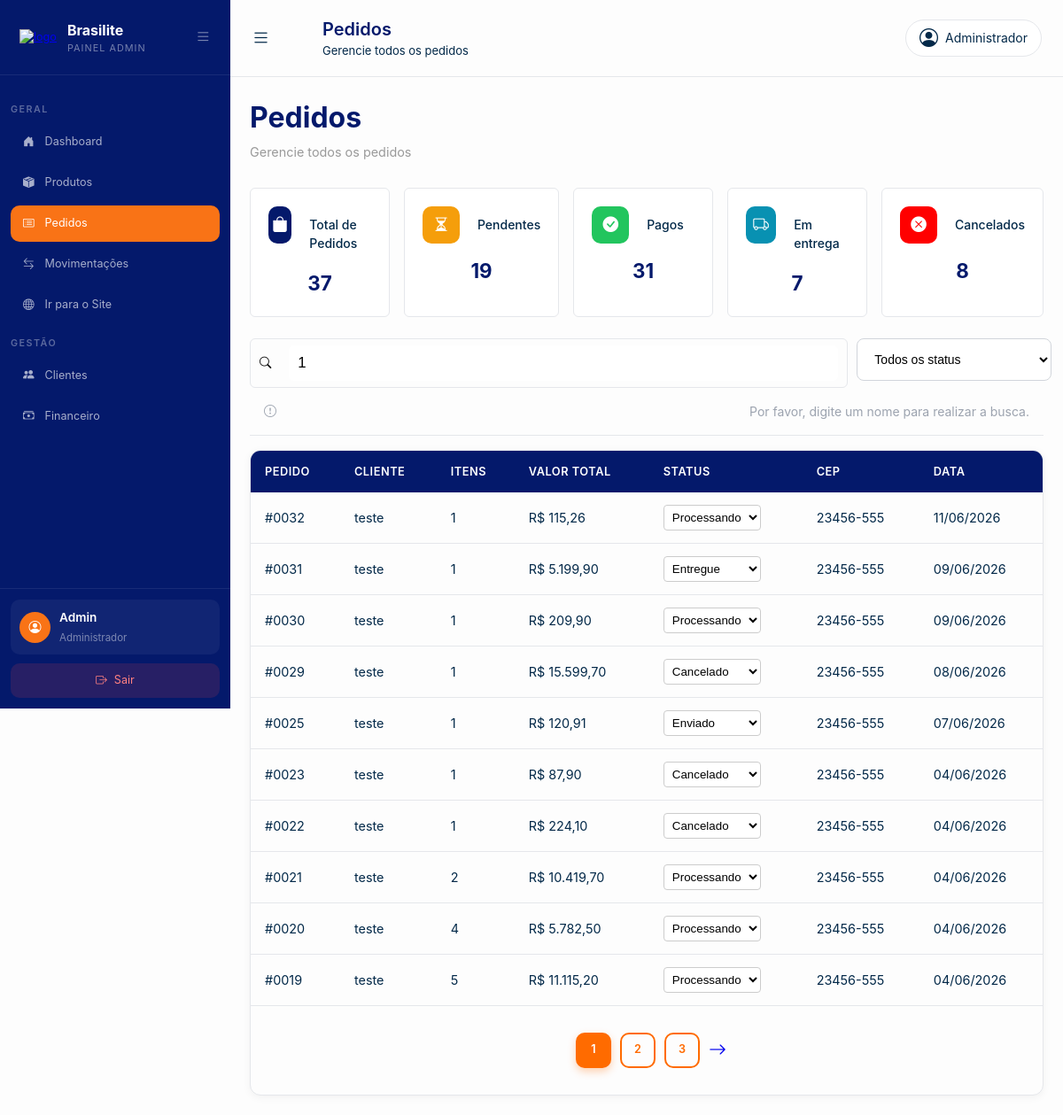
/Dashboard/pedidos.php?busca=1, run on the app's committed database.
### tables this page shows
CREATE TABLE `pedido` (
  `id_pedido` int(11) NOT NULL,
  `idPagamento` int(11) DEFAULT NULL,
  `idUsuario` int(11) NOT NULL,
  `status_pedido` enum('processando','enviado','entregue','cancelado') NOT NULL DEFAULT 'processando',
  `data_entrega` datetime NOT NULL DEFAULT current_timestamp(),
  `codigo_rastreio` varchar(50) DEFAULT NULL
);

CREATE TABLE `usuario` (
  `id_usuario` int(11) NOT NULL,
  `nome` varchar(150) NOT NULL,
  `email` varchar(100) NOT NULL,
  `senha` varchar(255) NOT NULL,
  `perfil_usuario` enum('cliente','admin') NOT NULL DEFAULT 'cliente',
  `cpf` varchar(14) NOT NULL,
  `telefone` varchar(20) DEFAULT NULL,
  `cep` varchar(9) DEFAULT NULL,
  `estado` char(2) DEFAULT NULL,
  `cidade` varchar(100) DEFAULT NULL,
  `bairro` varchar(100) DEFAULT NULL,
  `numero` varchar(20) DEFAULT NULL,
  `data_cadastro` date NOT NULL DEFAULT current_timestamp()
);

CREATE TABLE `pagamento` (
  `id_pagamento` int(11) NOT NULL,
  `idCarrinho` int(11) NOT NULL,
  `idUsuario` int(11) NOT NULL,
  `forma_pagamento` enum('pix','cartao','boleto') NOT NULL,
  `status_pagamento` enum('pendente','pago','cancelado') NOT NULL DEFAULT 'pendente',
  `valor_total` decimal(10,2) NOT NULL,
  `data_pagamento` datetime NOT NULL DEFAULT current_timestamp()
);

### Dashboard/pedidos.php (the view, shortened to what this page needs)
<?php
require_once '../Crud/crud.php';
$busca        = $_GET['busca'] ?? '';
$statusFiltro = $_GET['status'] ?? '';
$id_filtrado  = $_GET['id_filtrado'] ?? null;
$pesquisa = isset($_GET['pesquisa']) ? trim($_GET['pesquisa']) : '';
$limite      = 10;
$paginaAtual = isset($_GET['pagina']) ? $_GET['pagina'] : 1;
$sqlBase = "
FROM pedido ped
INNER JOIN usuario u ON u.id_usuario = ped.idUsuario
LEFT JOIN pagamento pag ON pag.id_pagamento = ped.idPagamento
LEFT JOIN item_pedido ip ON ip.idPedido = ped.id_pedido
LEFT JOIN item_carrinho ic ON ic.id_item_carrinho = ip.idItem_Carrinho
LEFT JOIN produto p ON p.id_produto = ic.idProduto
WHERE 1=1
";
if (!empty($busca)) {
    $sqlBase .= "
    AND (
        ped.id_pedido LIKE '%$busca%'
        OR u.nome LIKE '%$busca%'
        OR u.cep LIKE '%$busca%'
        OR p.nome_produto LIKE '%$busca%'
        OR p.sku LIKE '%$busca%'
        OR p.marca LIKE '%$busca%'
    )";
}
$sqlTotal       = "SELECT COUNT(DISTINCT ped.id_pedido) AS total $sqlBase";
$totalRegistros = (int)($pdo->query($sqlTotal)->fetch(PDO::FETCH_ASSOC)['total'] ?? 0);
$totalPaginas   = $totalRegistros > 0 ? ceil($totalRegistros / $limite) : 1;
$offset = ($paginaAtual - 1) * $limite;
$sql = "
SELECT
    ped.id_pedido,
    ped.status_pedido,
    ped.data_entrega,
    ped.codigo_rastreio,
    u.nome,
    u.cep,
    pag.valor_total,
    pag.status_pagamento,
    COUNT(DISTINCT ip.id_item_pedido) AS total_itens
$sqlBase
GROUP BY
    ped.id_pedido,
    ped.status_pedido,
    ped.data_entrega,
    ped.codigo_rastreio,
    u.nome,
    u.cep,
    pag.valor_total,
    pag.status_pagamento
ORDER BY ped.id_pedido DESC
LIMIT $limite OFFSET $offset";
$pedidos = $pdo->query($sql)->fetchAll(PDO::FETCH_ASSOC);
$queryBase = http_build_query([
    'busca'       => $busca,
    'status'      => $statusFiltro,
    'id_filtrado' => $id_filtrado
]);
$sqlKpi = "
SELECT
    ped.id_pedido,
    ped.status_pedido,
    pag.status_pagamento
FROM pedido ped
LEFT JOIN pagamento pag ON pag.id_pagamento = ped.idPagamento
";
$todosPedidosKpi = $pdo->query($sqlKpi)->fetchAll(PDO::FETCH_ASSOC);
$totalPedidos   = count($todosPedidosKpi);
$totalPendentes = 0;
$totalPagos     = 0;
$totalEntrega   = 0;
$totalCancelados = 0;
foreach ($todosPedidosKpi as $pedidoKpi) {
    if ($pedidoKpi['status_pedido'] == 'processando')  $totalPendentes++;
    if ($pedidoKpi['status_pagamento'] == 'pago')      $totalPagos++;
    if ($pedidoKpi['status_pedido'] == 'enviado')      $totalEntrega++;
    if ($pedidoKpi['status_pedido'] == 'cancelado')    $totalCancelados++;
}
?>
<!DOCTYPE html>
<html lang="pt-br">
<head>
    <link rel="stylesheet" href="css/global.css">
    <link rel="stylesheet" href="css/sidebar.css">
    <link rel="stylesheet" href="css/pedidos.css">
    <link rel="stylesheet" href="https://cdn.jsdelivr.net/npm/bootstrap-icons@1.11.3/font/bootstrap-icons.min.css">
</head>
<body>
    <?php
    require_once("../partials/sidebar.php");
    ?>
    <div class="content">
        <header class="topbar">
            <div class="topbar-left">
                <label for="menu-toggle" class="menu-btn">
                    <i class="bi bi-list"></i>
                </label>
                <div class="header-left">
                    <h1>Pedidos</h1>
                    <p>Gerencie todos os pedidos</p>
                </div>
            </div>
            <div class="topbar-right">
                <div class="user">
                    <i class="bi bi-person-circle"></i>
                    <p>Administrador</p>
                </div>
            </div>
        </header>
        <main>
            <div class="container-pagina">
                <div class="tabela-header">
                    <div>
                        <h1>Pedidos</h1>
                        <p>Gerencie todos os pedidos</p>
                    </div>
                </div>
                <div class="kpi-grid">
                    <div class="kpi-card">
                        <div class="kpi-header">
                            <div class="kpi-icon blue" style="background: var(--title); color: white;">
                                <i class="bi bi-bag-fill"></i>
                            </div>
                            <div class="kpi-label">Total de Pedidos</div>
                        </div>
                        <div class="kpi-valor"><?= $totalPedidos ?></div>
                    </div>
                    <div class="kpi-card">
                        <div class="kpi-header">
                            <div class="kpi-icon yellow" style="background: #F59E0B; color: white;">
                                <i class="bi bi-hourglass-split"></i>
                            </div>
                            <div class="kpi-label">Pendentes</div>
                        </div>
                        <div class="kpi-valor"><?= $totalPendentes ?></div>
                    </div>
                    <div class="kpi-card">
                        <div class="kpi-header">
                            <div class="kpi-icon green" style="background: #22C55E; color: white;">
                                <i class="bi bi-check-circle-fill"></i>
                            </div>
                            <div class="kpi-label">Pagos</div>
                        </div>
                        <div class="kpi-valor"><?= $totalPagos ?></div>
                    </div>
                    <div class="kpi-card">
                        <div class="kpi-header">
                            <div class="kpi-icon tell" style="background: #0891B2; color: white;">
                                <i class="bi bi-truck"></i>
                            </div>
                            <div class="kpi-label">Em entrega</div>
                        </div>
                        <div class="kpi-valor"><?= $totalEntrega ?></div>
                    </div>
                    <div class="kpi-card">
                        <div class="kpi-header">
                            <div class="kpi-icon red" style="background: red; color: white;">
                                <i class="bi bi-x-circle-fill"></i>
                            </div>
                            <div class="kpi-label">Cancelados</div>
                        </div>
                        <div class="kpi-valor"><?= $totalCancelados ?></div>
                    </div>
                </div>
                <form method="GET" action="pedidos.php" class="main-filtro">
                    <div class="barra-pesquisa">
                        <button type="submit">
                            <i class="bi bi-search"></i>
                        </button>
                        <input class="pesquisa-filtro"
                            type="text"
                            name="busca"
                            value="<?= htmlspecialchars($busca) ?>"
                            placeholder="Buscar pedido, cliente, CEP ou produto...">
                    </div>
                    <div class="status">
                        <select name="status" onchange="this.form.submit()" <?= $pedido['status_pedido'] === 'cancelado' ? 'disabled' : '' ?>>
                            <option value="">Todos os status</option>
                        </select>
                    </div>
                </form>
                    <?php if (empty($pedidos)): ?>
                        <div class="item-resultado sem-resultado" style="padding: 16px; color: #9ca3af; text-align: center; font-size: 14px;">
                            <i class="bi bi-exclamation-circle" style="margin-right: 6px;"></i>
                            Nenhum pedido encontrado.
                        </div>
                     <?php elseif (strlen($pesquisa) === 0):?>
                        <div class="item-resultado sem-resultado" style="padding: 16px; color: #9ca3af; text-align: center; font-size: 14px;">
                            <i class="bi bi-exclamation-circle" style="margin-right: 6px;"></i>
                            Por favor, digite um nome para realizar a busca.
                        </div>      <?php endif; ?>
                <div class="container-tabela-produto">
                    <div class="tabela-wrapper">
                        <div class="tabela">
                            <table>
                                <thead>
                                    <tr>
                                        <th>Pedido</th>
                                        <th>Cliente</th>
                                        <th>Itens</th>
                                        <th>Valor Total</th>
                                        <th>Status</th>
                                        <th>CEP</th>
                                        <th>Data</th>
                                    </tr>
                                </thead>
                                <tbody>
                                    <?php foreach ($pedidos as $pedido): ?>
                                        <tr>
                                            <td>#<?= str_pad($pedido['id_pedido'], 4, '0', STR_PAD_LEFT) ?></td>
                                            <td><?= htmlspecialchars($pedido['nome']) ?></td>
                                            <td><?= $pedido['total_itens'] ?></td>
                                            <td>R$ <?= number_format($pedido['valor_total'] ?? 0, 2, ',', '.') ?></td>
                                            <td>
                                                <form method="POST" action="pedidos.php?<?= http_build_query(['busca' => $busca, 'status' => $statusFiltro, 'pagina' => $paginaAtual]) ?>" style="margin: 0;">
                                                    <select name="status_pedido" onchange="this.form.submit()" class="status-pedido-select">
                                                        <option value="processando" <?= $pedido['status_pedido'] === 'processando' ? 'selected' : '' ?>>Processando</option>
                                                        <option value="enviado" <?= $pedido['status_pedido'] === 'enviado' ? 'selected' : '' ?>>Enviado</option>
                                                        <option value="entregue" <?= $pedido['status_pedido'] === 'entregue' ? 'selected' : '' ?>>Entregue</option>
                                                        <option value="cancelado" <?= $pedido['status_pedido'] === 'cancelado' ? 'selected' : '' ?>>Cancelado</option>
                                                    </select>
                                                </form>
                                            </td>
                                            <td><?= htmlspecialchars($pedido['cep'] ?? '') ?></td>
                                            <td><?= date('d/m/Y', strtotime($pedido['data_entrega'])) ?></td>
                                        </tr>
                                    <?php endforeach; ?>
                                </tbody>
                            </table>
                            <?php if ($totalPaginas > 1): ?>
                                <div class="paginacao">
                                    <div class="box-num">
                                        <?php for ($i = 1; $i <= $totalPaginas; $i++): ?>
                                            <a href="?pagina=<?= $i ?>&<?= $queryBase ?>" class="<?= $i == $paginaAtual ? 'ativo' : '' ?>">
                                                <?= $i ?>
                                            </a>
                                        <?php endfor; ?>
                                    </div>
                                    <div class="seta">
                                        <?php if ($paginaAtual < $totalPaginas): ?>
                                            <a class="seta" href="?pagina=<?= $paginaAtual + 1 ?>&<?= $queryBase ?>">
                                                <i class="bi bi-arrow-right"></i>
                                            </a>
                                        <?php endif; ?>
                                    </div>
                                </div>
                            <?php endif; ?>
                        </div>
                    </div>
                </div>
            </div>
        </main>
    </div>
</body>
</html>

### Dashboard/css/global.css (style rules this page uses)
:root { --primary: #1D4ED8; --green: #22C55E; --red: #EF4444; --orange: #F97316; --orange-hover: #c05000; --primary-color: #074880; --secondary-color: #C26931; --orange-grafico: #ff7700; --blue-grafico: #2b09ec; --background-color: #fdfdfd; --title: #04196B; --top-header: #032949e3; --text-color: #FFFFFF; --border: #e5e7eb; --border-fraca: #e9ebee46; --detalhes: #032949; --icon-box: #aaaaaa; --text-info: #707070b4; --box-critico: #fa3e3e71; --box-atencao: #f9c74f71; --text-atencao: #ffd902; --text-critico: #ff0000; --border-lista: #e5e7eb34; --footer-sidebar: #031349; --primary-blue: #0A1F3C; --accent-orange: #F28C07; --accent-green: #25D366; --bg-light: #F9FAFB; --bg-white: #FFFFFF; --text-gray: #6B7280; --border-color: #E5E7EB; --font-main: 'Arial', sans-serif; }

### Dashboard/css/sidebar.css (style rules this page uses)
.content { width: calc(100% - 260px); margin-left: 260px; min-height: 100vh; }

### data on the page
pedido: id_pedido "0032", idUsuario.nome "teste", total_itens "1", idPagamento.valor_total "115,26", status_pedido "Processando", idUsuario.cep "23456-555", data_entrega "11/06/2026"
pedido: id_pedido "0031", idUsuario.nome "teste", total_itens "1", idPagamento.valor_total "5.199,90", status_pedido "Entregue", idUsuario.cep "23456-555", data_entrega "09/06/2026"
pedido: id_pedido "0030", idUsuario.nome "teste", total_itens "1", idPagamento.valor_total "209,90", status_pedido "Processando", idUsuario.cep "23456-555", data_entrega "09/06/2026"
pedido: id_pedido "0029", idUsuario.nome "teste", total_itens "1", idPagamento.valor_total "15.599,70", status_pedido "Cancelado", idUsuario.cep "23456-555", data_entrega "08/06/2026"
pedido: id_pedido "0025", idUsuario.nome "teste", total_itens "1", idPagamento.valor_total "120,91", status_pedido "Enviado", idUsuario.cep "23456-555", data_entrega "07/06/2026"
pedido: id_pedido "0023", idUsuario.nome "teste", total_itens "1", idPagamento.valor_total "87,90", status_pedido "Cancelado", idUsuario.cep "23456-555", data_entrega "04/06/2026"
pedido: id_pedido "0022", idUsuario.nome "teste", total_itens "1", idPagamento.valor_total "224,10", status_pedido "Cancelado", idUsuario.cep "23456-555", data_entrega "04/06/2026"
pedido: id_pedido "0021", idUsuario.nome "teste", total_itens "2", idPagamento.valor_total "10.419,70", status_pedido "Processando", idUsuario.cep "23456-555", data_entrega "04/06/2026"
pedido: id_pedido "0020", idUsuario.nome "teste", total_itens "4", idPagamento.valor_total "5.782,50", status_pedido "Processando", idUsuario.cep "23456-555", data_entrega "04/06/2026"
pedido: id_pedido "0019", idUsuario.nome "teste", total_itens "5", idPagamento.valor_total "11.115,20", status_pedido "Processando", idUsuario.cep "23456-555", data_entrega "04/06/2026"

### other printed values
$nome_usuario "Admin"
$totalPedidos "37"
$totalPendentes "19"
$totalPagos "31"
$totalEntrega "7"
$totalCancelados "8"
